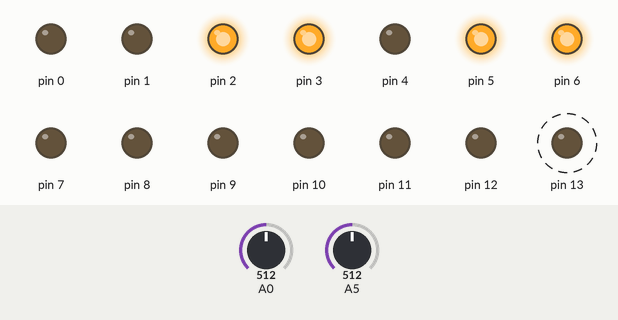
Recording of a sketch running on a simulated Arduino Uno, built with avr-gcc and run on an emulated ATmega328P. Shown: output pins drawn as LEDs (lit = HIGH). Dashed ring = blinking. The test bench sets the inputs (shaded band); at power-on: A0 = 512, A5 = 512.

Above: at 1.3 s.
1.4 s: A0 set to 716
At 1.8 s:
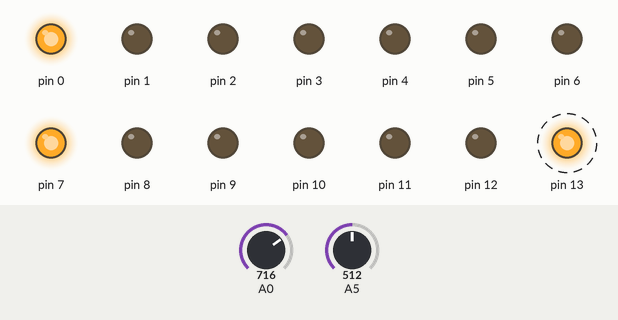
4.4 s: A5 set to 716
7.4 s: A0 set to 900
At 7.6 s:
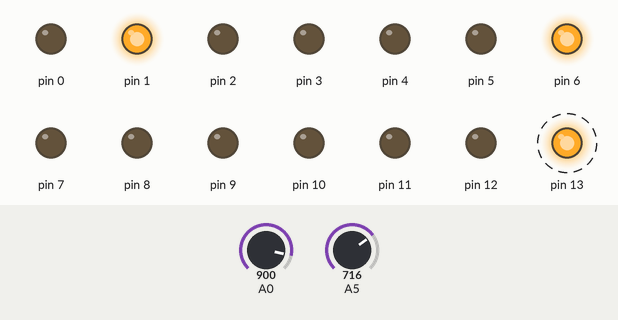
10.4 s: A5 set to 900
At 11.0 s:
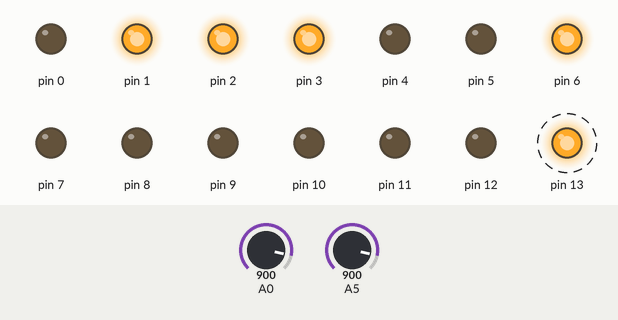
13.4 s: A0 set to 902
At 15.2 s:
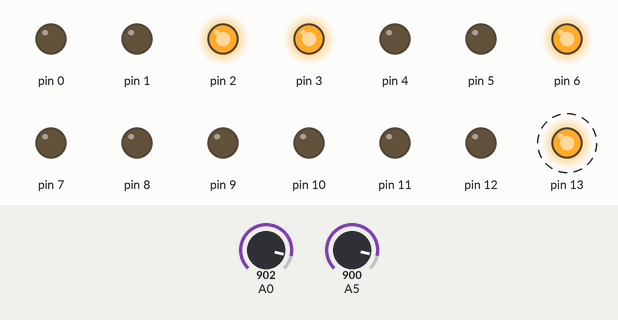
16.4 s: A5 set to 511
At 16.8 s:
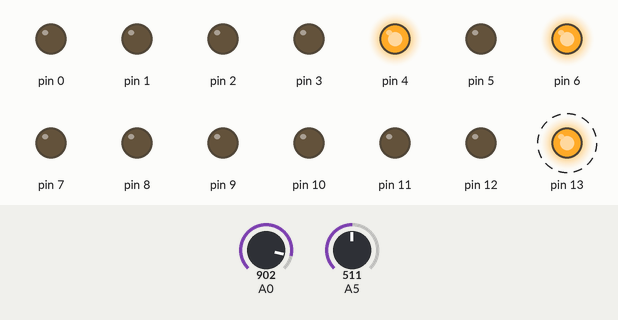
Timing chart, 0 to 20.4 s (numbered marks = the images above; inputs shaded):
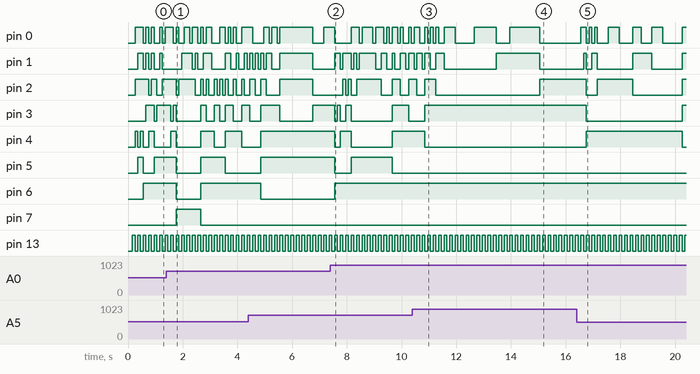

Measured:
- the behaviour switches between 901 and 902 on A0 (found by bisection; images 3 and 4)
- after the input at 1.4 s, pin 6: HIGH → LOW after 0.36 s instead of 1.8 s; pin 7: LOW → HIGH after 0.36 s, → LOW 0.90 s later
- after the input at 7.4 s, pin 3: goes LOW 0.10 s, HIGH 0.10 s, LOW 0.20 s, HIGH 0.20 s, LOW 1.5 s, HIGH 0.60 s, then LOW, starting after 0.16 s; pin 4: HIGH → LOW after 0.16 s, → HIGH 0.20 s later, → LOW 0.40 s later, → HIGH 1.5 s later; pin 5: HIGH → LOW after 0.16 s, → HIGH 0.60 s later, → LOW 1.5 s later; pin 6: LOW → HIGH after 0.16 s
- after the input at 10.4 s, pin 3: LOW → HIGH after 0.46 s instead of 0.86 s; pin 4: HIGH → LOW after 0.46 s instead of 0.86 s
- after the input at 13.4 s, pin 2: LOW → HIGH after 1.7 s
- after the input at 16.4 s, pin 2: HIGH → LOW after 0.36 s instead of 0.46 s; pin 3: HIGH → LOW after 0.36 s, → HIGH 3.5 s later; pin 4: LOW → HIGH after 0.36 s, → LOW 3.5 s later
- by itself, pin 13: alternates HIGH for 0.10 s and LOW for 0.10 s

The sketch:

LiquidLevelControl.ino
```cpp
float feedback, h_set, e, ekm1, ekm2, uk, ukm1, ukm2, BN;
bool SampleTimeLog;
long TStart, TEnd;
void setup() {
  for (int i; i <= 7; i++) {
    pinMode(i, OUTPUT);
  };
  pinMode(13, OUTPUT);
}

void loop() {
  TStart = millis();
  feedback = analogRead(A5) * 5.0 / 1023.0;
  h_set = analogRead(A0) * 5.0 * 10.0 / 1023;
  e = h_set - feedback;
  uk = 0.129635 * ekm1 - 0.126689 * ekm2 + 1.83974 * ukm1 - 0.85097 * ukm2;
  BN = uk * 255.0 / 5.0/7.0;
  PORTD = BN;
  ekm2 = ekm1;
  ekm1 = e;
  ukm2 = ukm1;
  ukm1 = uk;
  SampleTimeLog = !SampleTimeLog;
  digitalWrite(13, SampleTimeLog);
  TEnd = millis();
  delay(100 - (TEnd - TStart));
}
```
